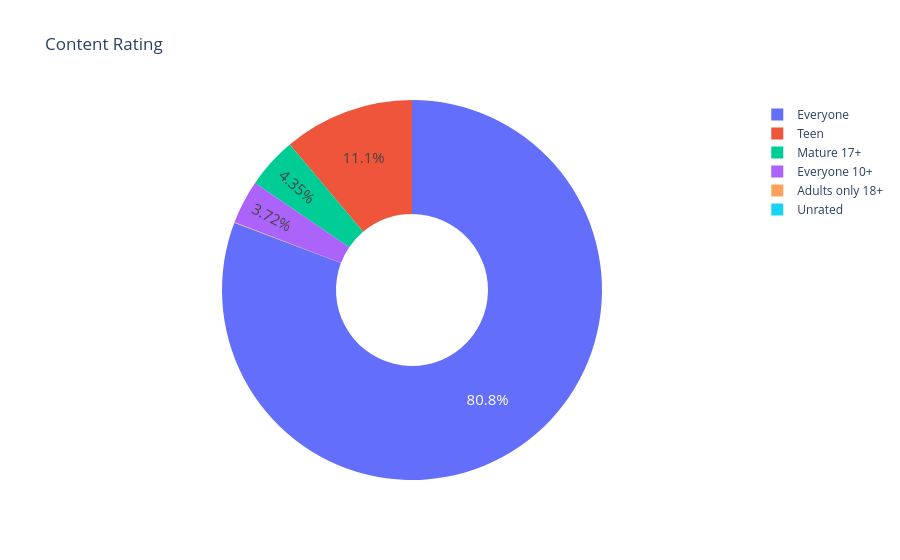

Notebook code for this chart:
### Code cell
fig = px.pie(labels=ratings.index, values=ratings.values, title="Content Rating", names=ratings.index, hole=0.4)
fig.update_traces(textposition='inside', textfont_size=15, textinfo='percent')
fig.show()

### Figure 1 — Plotly figure (JSON) as saved in the notebook; plotly's stock layout.template omitted (floating-point values rounded to 4 significant figures)
{"data": [{"domain": {"x": [0, 1], "y": [0, 1]}, "hole": 0.4, "hovertemplate": "label=%{label}<br>value=%{value}<extra></extra>", "labels": ["Everyone", "Teen", "Mature 17+", "Everyone 10+", "Adults only 18+", "Unrated"], "legendgroup": "", "name": "", "showlegend": true, "textfont": {"size": 15}, "textinfo": "percent", "textposition": "inside", "type": "pie", "values": [6621, 912, 357, 305, 3, 1]}], "layout": {"legend": {"tracegroupgap": 0}, "title": {"text": "Content Rating"}}}
